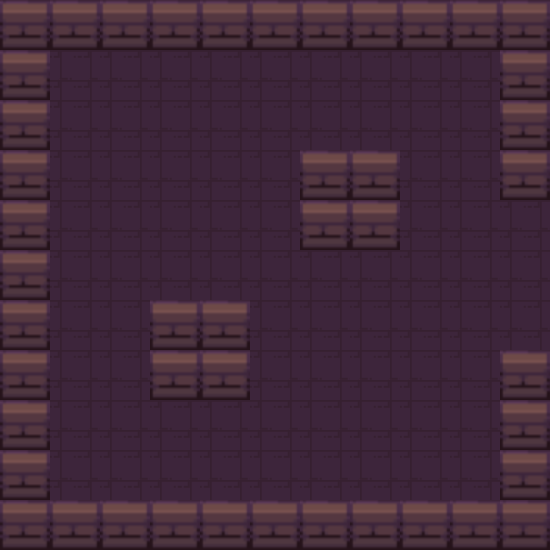

A 2D game scene composited from a Tiled map and its tileset images. What follows is a short description and the map's XML, with every tile layer's data as written:
An orthogonal 11x11 tile map with 50x50 px tiles, 1 tile layer (Capa de patrones 1) and 18 objects (Player, Enemy, Chest, Healing, Ending).

<map version="1.9" tiledversion="1.9.2" orientation="orthogonal" renderorder="right-down" width="11" height="11" tilewidth="50" tileheight="50" infinite="0" nextlayerid="3" nextobjectid="45">
 <tileset firstgid="1" source="dungeonTileSet1.tsx" />
 <layer id="1" name="Capa de patrones 1" width="11" height="11">
  <data encoding="csv">
1,1,1,1,1,1,1,1,1,1,1,
1,2,2,2,2,2,2,2,2,2,1,
1,2,2,2,2,2,2,2,2,2,1,
1,2,2,2,2,2,1,1,2,2,1,
1,2,2,2,2,2,1,1,2,2,2,
1,2,2,2,2,2,2,2,2,2,2,
1,2,2,1,1,2,2,2,2,2,2,
1,2,2,1,1,2,2,2,2,2,1,
1,2,2,2,2,2,2,2,2,2,1,
1,2,2,2,2,2,2,2,2,2,1,
1,1,1,1,1,1,1,1,1,1,1
</data>
 </layer>
 <objectgroup id="2" name="Capa de Objetos 1">
  <object id="6" name="Player" x="277" y="443" width="39" height="41" />
  <object id="8" x="350" y="0">
   <polygon points="0,0 200,0 200,50 0,50" />
  </object>
  <object id="9" x="500" y="50">
   <polygon points="0,0 50,0 50,150 0,150" />
  </object>
  <object id="10" x="500" y="350">
   <polygon points="0,0 50,0 50,200 0,200" />
  </object>
  <object id="11" x="500" y="500">
   <polygon points="0,0 -500,0 -500,50 0,50" />
  </object>
  <object id="13" x="50" y="0">
   <polygon points="0,0 150,0 150,50 0,50" />
  </object>
  <object id="23" x="349.667" y="50">
   <polygon points="0,0 -149,0 -149.667,-50 0.666667,-50" />
  </object>
  <object id="25" x="50.5" y="50">
   <polygon points="0,0 -0.5,149.5 -50,150 -50.5,-50 -0.5,-50" />
  </object>
  <object id="26" x="50" y="499.5">
   <polygon points="0,0 0.5,-149 -49.5,-149 -50,-0.5" />
  </object>
  <object id="30" x="400.333" y="149.667">
   <polygon points="0,0 0,100.333 -100,100.333 -100,0.333333" />
  </object>
  <object id="31" x="250.333" y="300">
   <polygon points="0,0 0,100 -100,100 -100.333,0" />
  </object>
  <object id="33" name="Enemy" x="150" y="100" width="50" height="50" />
  <object id="35" name="Chest" x="83.8962" y="158.827" width="36.5045" height="34.5831" />
  <object id="36" name="Healing" x="326.298" y="93.5026" width="36.5045" height="34.5831" />
  <object id="40" x="0" y="200">
   <polygon points="0,0 50,0 50,50 0,50" />
  </object>
  <object id="41" x="0" y="300">
   <polygon points="0,0 50,0 50,50 0,50" />
  </object>
  <object id="42" x="0" y="250">
   <polygon points="0,0 50,0 50,50 0,50" />
  </object>
  <object id="44" name="Ending" x="70.7673" y="375.291" width="36.5045" height="34.5831" />
 </objectgroup>
</map>
